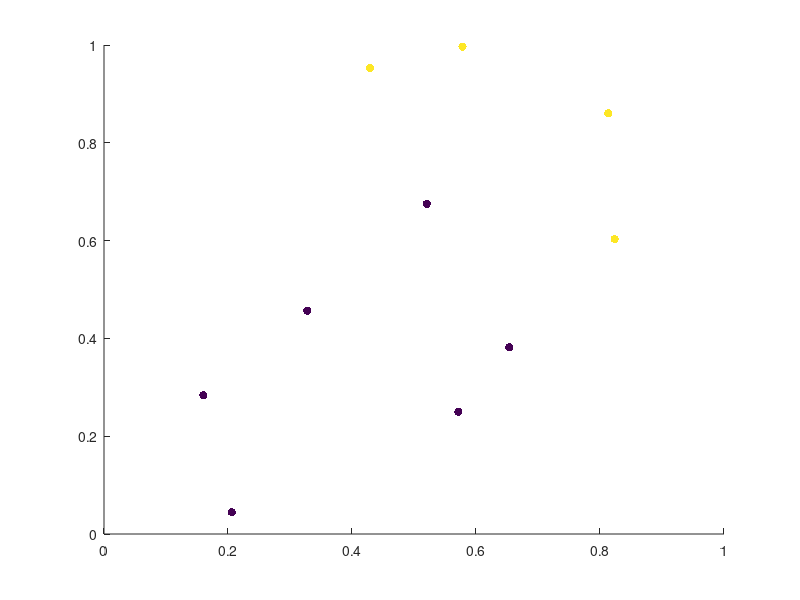

Write MATLAB code to recreate this figure. (Note: this script raises an error after producing the figure.)
N=10;

rng(10);

train_set = zeros(N, 3);
train_set(:, 1:2) = rand(N, 2);

for i=1:N
    a = -train_set(:, 1) - train_set(:,2) + 1.0;
    if -train_set(i, 1) - train_set(i,2) + 1.2 < 0
        train_set(i, 3) = 1;
    else
        train_set(i, 3) = -1;
    end
    
end

scatter(train_set(:, 1), train_set(:, 2),[], train_set(:, 3), 'filled');
hold on;
[alpha, w0] = trainSVM(train_set(:, 1:2), train_set(:,3));

w = sum(alpha.*train_set(:, 3).*train_set(:, 1:2), 1);

w = [w0 w];
w = - w ./ w(3);

x = linspace(0, 1, 10);
y = x*w(2) + w(1);
plot(x, y);
